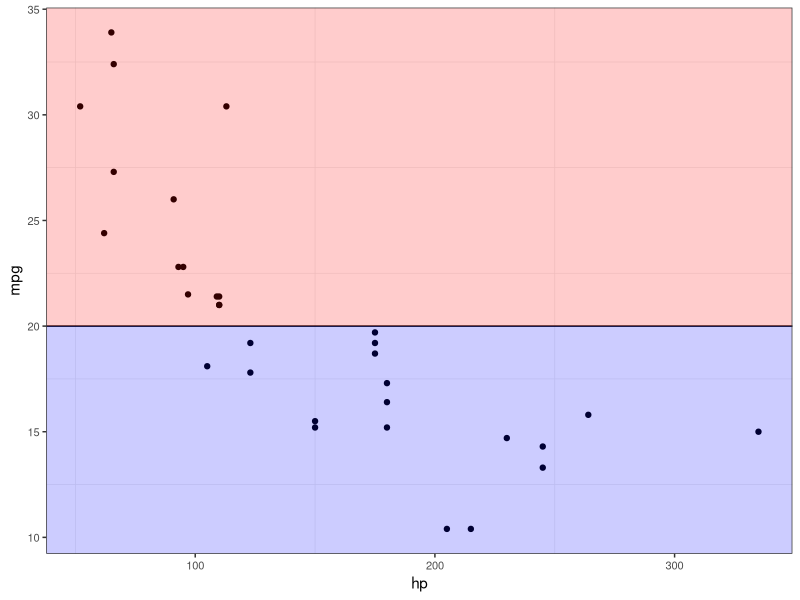
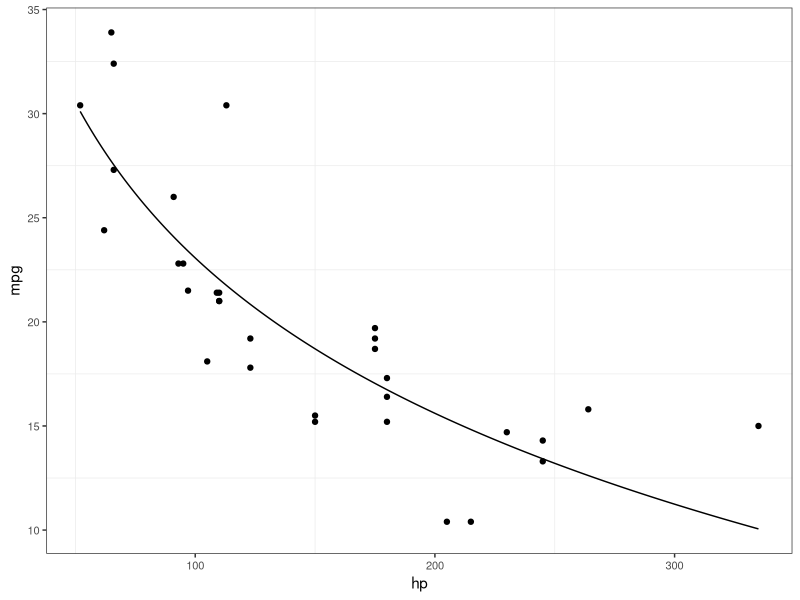
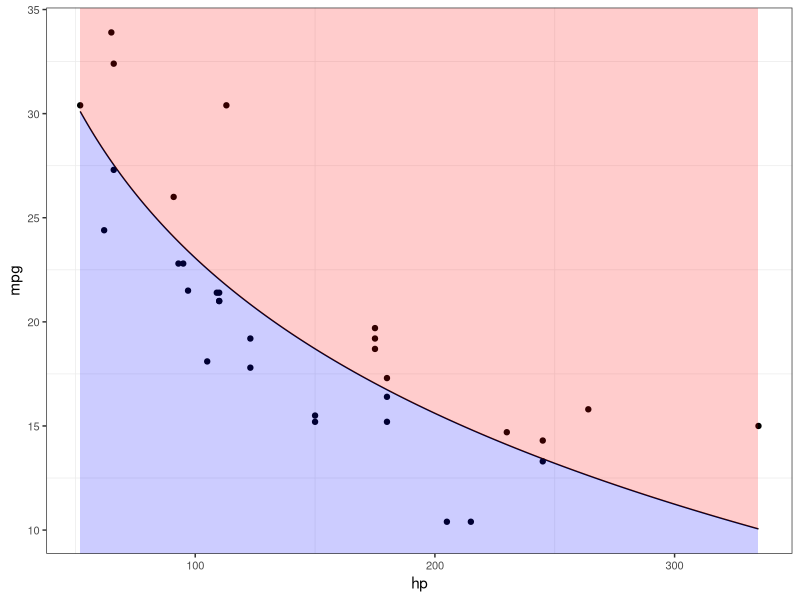
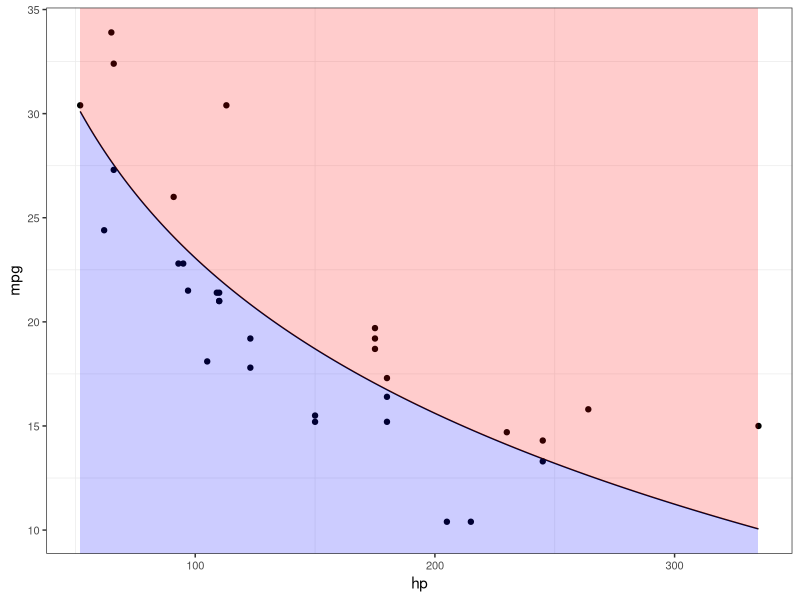

Here is the R script that generated these plots, in order:
## ---- chunk 1
library(ggplot2)
library(dplyr)
## ---- chunk 2
sessionInfo()
## ---- chunk 3
theme_set(
  theme_bw() +
    theme(panel.grid.major = element_blank(),
          axis.text = element_text(size = 8))
)
## ---- chunk 4
y_lim <- 20 # a custom threshold for the horizontal line

ggplot() +
  geom_point(data = mtcars,
             aes(x = hp, y = mpg)) +
  geom_hline(yintercept = y_lim) +
  # Shade area under y_lim
  geom_rect(aes(xmin = -Inf, xmax = Inf, ymin = -Inf, ymax = y_lim),
            alpha = 1/5,
            fill = "blue") +
  # Shade area above y_lim
  geom_rect(aes(xmin = -Inf, xmax = Inf, ymin = y_lim, ymax = Inf),
            alpha = 1/5,
            fill = "red")
## ---- chunk 5
model <- lm(mpg ~ log(hp), data = mtcars) # some model

# Get the predictions for plotting. Here, df_line, is a data frame with new
# coordinates that will be used for plotting the trend line and further for
# building the polygons for shading.
min_x <- min(mtcars$hp)
max_x <- max(mtcars$hp)
df_line <- data.frame(hp = seq(from = min_x, to = max_x, by = 1))
df_line$mpg <- predict(model, newdata = df_line)
## ---- chunk 6
p <- ggplot() +
  geom_point(data = mtcars,
             aes(x = hp, y = mpg)) +
  geom_line(data = df_line,
            aes(x = hp, y = mpg))
p
## ---- chunk 7
df_poly_under <- df_line %>%
  tibble::add_row(hp = c(max_x, min_x),
                  mpg = c(-Inf, -Inf))

df_poly_above <- df_line %>%
  tibble::add_row(hp = c(max_x, min_x),
                  mpg = c(Inf, Inf))
## ---- chunk 8
p +
  geom_polygon(data = df_poly_under,
               aes(x = hp, y = mpg),
               fill = "blue",
               alpha = 1/5) +
  geom_polygon(data = df_poly_above,
               aes(x = hp, y = mpg),
               fill = "red",
               alpha = 1/5)
## ---- chunk 9
ggsave(filename = "shade-plot-background.png",
       plot = last_plot(),
       width = 10,
       height = 6,
       units = "cm",
       dpi = 300)
